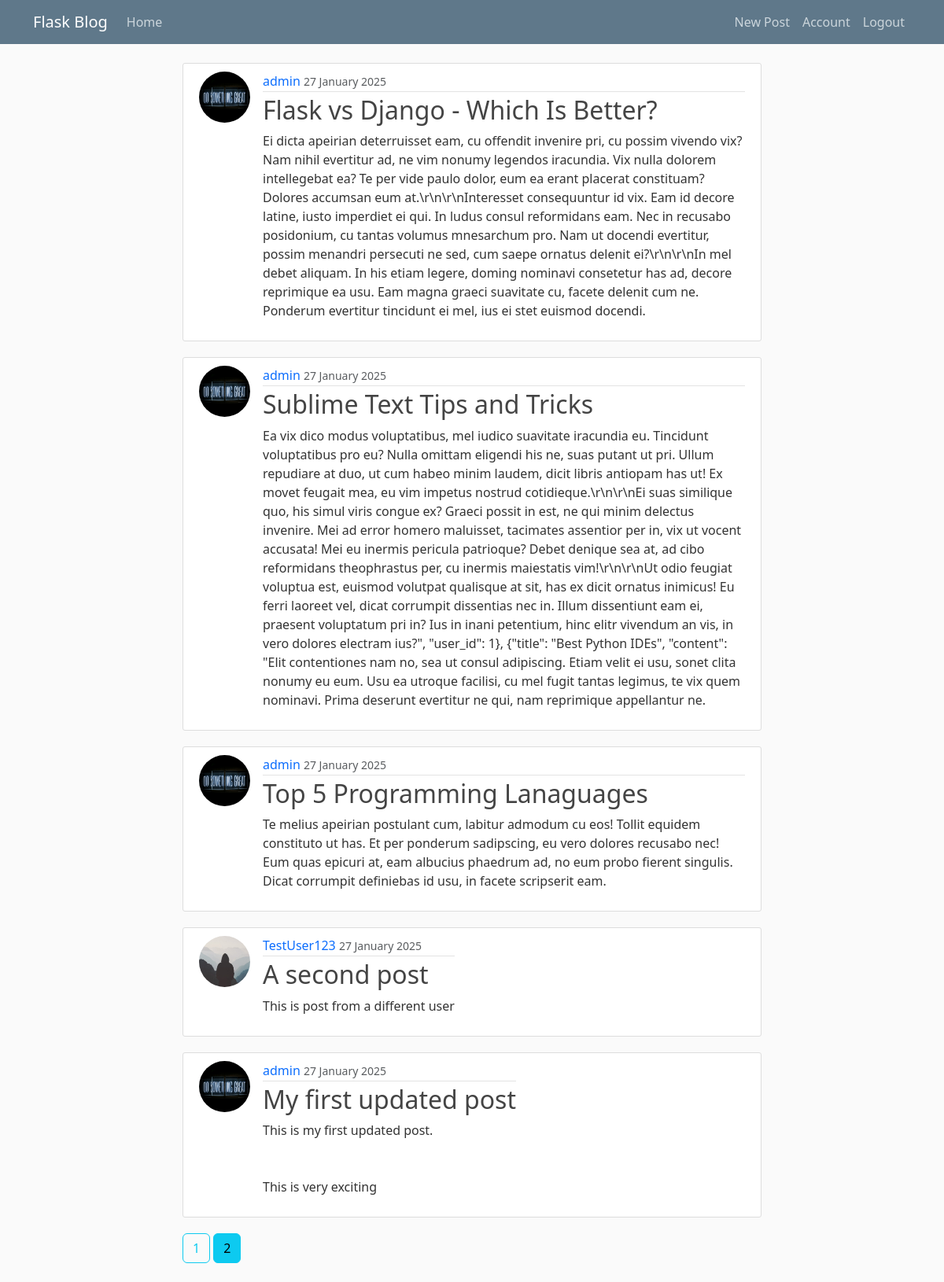
The page /home?page=2 (signed in) on the database its author committed.
### flaskblog/models.py (models this page shows, shortened)
class Post(db.Model):
    id = db.Column(db.Integer, primary_key=True)
    title = db.Column(db.String(100), nullable=False)
    date = db.Column(db.DateTime, nullable=False, default=datetime.utcnow)
    content = db.Column(db.Text, nullable=False)
    user_id = db.Column(db.Integer, db.ForeignKey('user.id'), nullable=False)
    likes = db.relationship('Like', backref='post', lazy=True)

class User(db.Model, UserMixin):
    id = db.Column(db.Integer, primary_key=True)
    username = db.Column(db.String(20), unique=True, nullable=False)
    email = db.Column(db.String(120), unique=True, nullable=False)
    image_file = db.Column(db.String(20), nullable=False, default="default.jpg")
    password = db.Column(db.String(60), nullable=False)
    posts = db.relationship("Post", backref="author", lazy=True)

### flaskblog/main/routes.py (the view)
@main.route("/")
@main.route("/home")
def home():
    page = request.args.get('page', 1, type=int)
    posts = Post.query.order_by(Post.date.desc()).paginate(page=page, per_page=5)
    return render_template("home.html", posts=posts)

### flaskblog/models.py (called while the page is built)
@login_manager.user_loader
def load_user(user_id):
    return User.query.get(int(user_id))

### flaskblog/templates/home.html
{% extends "layout.html" %}
{% block content %}
    {% for post in posts.items %}
        <article class="media content-section">
            <div class="media d-flex">
                <img class="rounded-circle article-img" src="{{ url_for('static', filename='profile_pics/' + post.author.image_file) }}" alt="">
                <div class="media-body">
                <div class="article-metadata">
                    <a class="mr-2" href="{{url_for('users.user_posts', username=post.author.username)}}">{{ post.author.username }}</a>
                    <small class="text-muted">{{ post.date.strftime("%d %B %Y") }}</small>
                </div>
                <h2><a class="article-title" href="{{ url_for('posts.post', post_id=post.id) }}">{{ post.title }}</a></h2>
                <p class="article-content">{{ post.content }}</p>
                </div>
            </div>
        </article>
    {% endfor %}
    {% for page_num in posts.iter_pages(left_edge=1, right_edge=1, left_current=1, right_current=2) %}
        {% if page_num %}
            {% if posts.page == page_num %}
                <a class="btn btn-info mb-4" href="{{ url_for('main.home', page=page_num) }}"> {{ page_num }} </a>
            {% else %}
                <a class="btn btn-outline-info mb-4" href="{{ url_for('main.home', page=page_num) }}"> {{ page_num }} </a>
            {% endif %}
        {% else %}
            ...
        {% endif %}
    {% endfor %}
{% endblock content %}

### flaskblog/static/main.css (style rules this page uses)
body { background: #fafafa; color: #333333; margin-top: 5rem; }
h1, h2, h3, h4, h5, h6 { color: #444444; }
a { text-decoration: none; }
.content-section { background: #ffffff; padding: 10px 20px; border: 1px solid #dddddd; border-radius: 3px; margin-bottom: 20px; }
.article-title { color: #444444; }
.article-content { white-space: pre-line; }
.article-img { height: 65px; width: 65px; margin-right: 16px; }
.article-metadata { padding-bottom: 1px; margin-bottom: 4px; border-bottom: 1px solid #e3e3e3 }

### rows shown on the page
Post: image_file (picture), author.username "admin", date "27 January 2025", title "Flask vs Django - Which Is Better?", content "Ei dicta apeirian deterruisset eam, cu offendit invenire pri, cu possim vivendo vix? Nam nihil evertitur ad, ne vim nonumy legendos iracundia. Vix nulla dolorem intellegebat ea? Te per vide paulo dolor, eum ea erant placerat constituam? Dolores accumsan eum at.\\r\\n\\r\\nInteresset consequuntur id vix. Eam id decore latine, iusto imperdiet ei qui. In ludus consul reformidans eam. Nec in recusabo posidonium, cu tantas volumus mnesarchum pro. Nam ut docendi evertitur, possim menandri persecuti ne sed, cum saepe ornatus delenit ei?\\r\\n\\r\\nIn mel debet aliquam. In his etiam legere, doming nominavi consetetur has ad, decore reprimique ea usu. Eam magna graeci suavitate cu, facete delenit cum ne.…"
Post: image_file (picture), author.username "admin", date "27 January 2025", title "Sublime Text Tips and Tricks", content "Ea vix dico modus voluptatibus, mel iudico suavitate iracundia eu. Tincidunt voluptatibus pro eu? Nulla omittam eligendi his ne, suas putant ut pri. Ullum repudiare at duo, ut cum habeo minim laudem, dicit libris antiopam has ut! Ex movet feugait mea, eu vim impetus nostrud cotidieque.\\r\\n\\r\\nEi suas similique quo, his simul viris congue ex? Graeci possit in est, ne qui minim delectus invenire. Mei ad error homero maluisset, tacimates assentior per in, vix ut vocent accusata! Mei eu inermis pericula patrioque? Debet denique sea at, ad cibo reformidans theophrastus per, cu inermis maiestatis vim!\\r\\n\\r\\nUt odio feugiat voluptua est, euismod volutpat qualisque at sit, has ex dicit ornatus…"
Post: image_file (picture), author.username "admin", date "27 January 2025", title "Top 5 Programming Lanaguages", content "Te melius apeirian postulant cum, labitur admodum cu eos! Tollit equidem constituto ut has. Et per ponderum sadipscing, eu vero dolores recusabo nec! Eum quas epicuri at, eam albucius phaedrum ad, no eum probo fierent singulis. Dicat corrumpit definiebas id usu, in facete scripserit eam."
Post: image_file (placeholder picture), author.username "TestUser123", date "27 January 2025", title "A second post", content "This is post from a different user"
Post: image_file (picture), author.username "admin", date "27 January 2025", title "My first updated post", content "This is my first updated post. This is very exciting"

### other values the page prints
{{ page_num }} "1"
{{ page_num }} "2"
